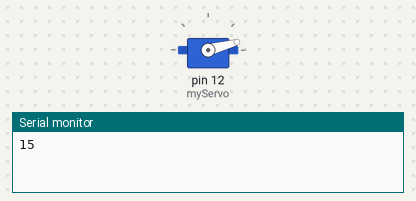
A sketch run on a simulated Arduino Uno, built with avr-gcc and run on an emulated ATmega328P. On the bench: servo, the last lines printed to the serial monitor.

Above: at 1.05 s.
At 4.75 s:
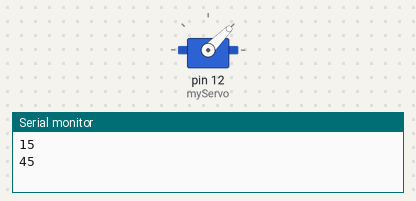
At 8.45 s:
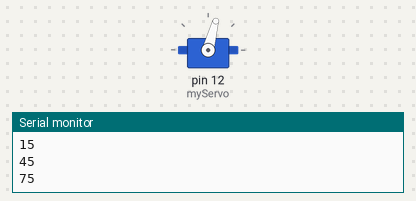
At 15.95 s:
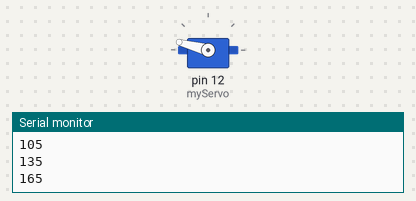
Timing chart, 0 to 20.5 s (numbered marks = the images above):
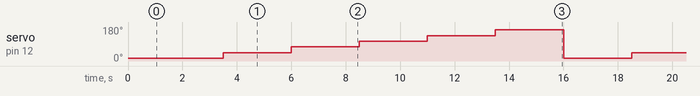

The sketch:

servoMotor.ino
```cpp
/*
  Servo Motor

  created 19 Oct 2018
  by Omid Ettehadi
*/

// Libraries
#include <Servo.h>

// Objects
Servo myServo;

// variable to hold the angle for the servo motor
int angle;

void setup() {
  Serial.begin(9600); // open a serial connection to your computer

  myServo.attach(12); // attaches the servo on pin 12 to the servo object
  angle = 15;
  myServo.write(angle);

  delay(1000);
}

void loop() {
  Serial.print(angle);
  Serial.print("\n");

  // set the servo position
  myServo.write(angle);

  // Add to the angle until you reach 165 then restart
  if(angle == 165){
    angle = 15;
  } else{
    angle = angle + 30;
  }

  // wait for the servo to get there
  delay(2500);
}
```

Measured:
- by itself, servo on pin 12 (myServo): repeats every 15.0 s: 75° 2.5 s, 105° 2.5 s, 135° 2.5 s, 165° 2.5 s, 15° 2.5 s, 45° 2.5 s
